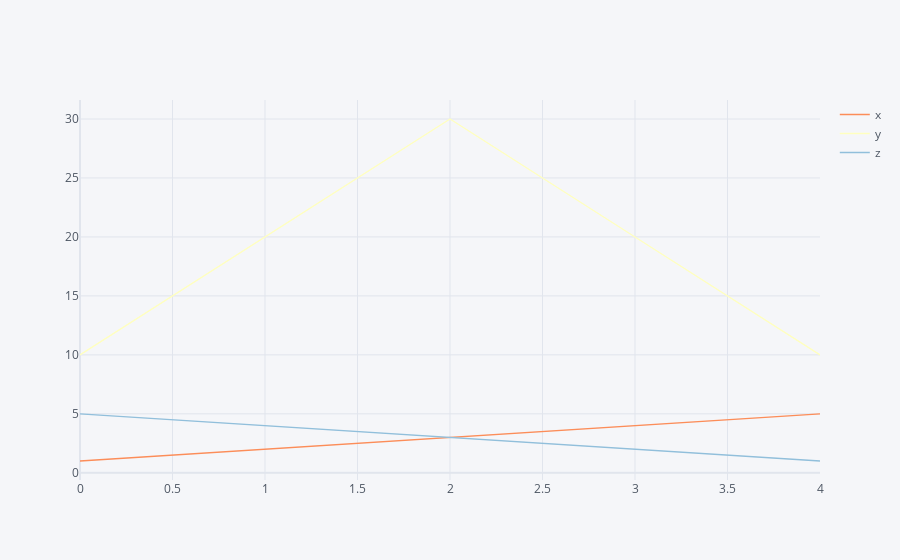

Notebook code cell kept with this figure:
### Code cell
df3.iplot(colorscale='rdylbu')

### Figure 1 — Plotly figure (JSON) as saved in the notebook; plotly's stock layout.template omitted (floating-point values rounded to 4 significant figures)
{"data": [{"line": {"color": "rgba(252, 141, 89, 1.0)", "dash": "solid", "shape": "linear", "width": 1.3}, "mode": "lines", "name": "x", "text": "", "type": "scatter", "x": [0, 1, 2, 3, 4], "y": [1, 2, 3, 4, 5]}, {"line": {"color": "rgba(255, 255, 191, 1.0)", "dash": "solid", "shape": "linear", "width": 1.3}, "mode": "lines", "name": "y", "text": "", "type": "scatter", "x": [0, 1, 2, 3, 4], "y": [10, 20, 30, 20, 10]}, {"line": {"color": "rgba(145, 191, 219, 1.0)", "dash": "solid", "shape": "linear", "width": 1.3}, "mode": "lines", "name": "z", "text": "", "type": "scatter", "x": [0, 1, 2, 3, 4], "y": [5, 4, 3, 2, 1]}], "layout": {"legend": {"bgcolor": "#F5F6F9", "font": {"color": "#4D5663"}}, "paper_bgcolor": "#F5F6F9", "plot_bgcolor": "#F5F6F9", "title": {"font": {"color": "#4D5663"}}, "xaxis": {"gridcolor": "#E1E5ED", "showgrid": true, "tickfont": {"color": "#4D5663"}, "title": {"font": {"color": "#4D5663"}, "text": ""}, "zerolinecolor": "#E1E5ED"}, "yaxis": {"gridcolor": "#E1E5ED", "showgrid": true, "tickfont": {"color": "#4D5663"}, "title": {"font": {"color": "#4D5663"}, "text": ""}, "zerolinecolor": "#E1E5ED"}}}
